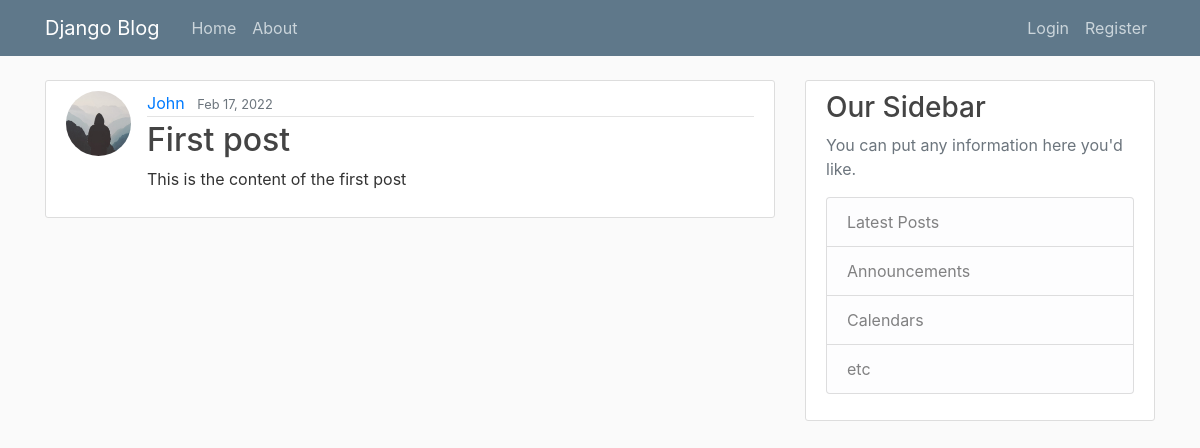
The app's page /, older data.
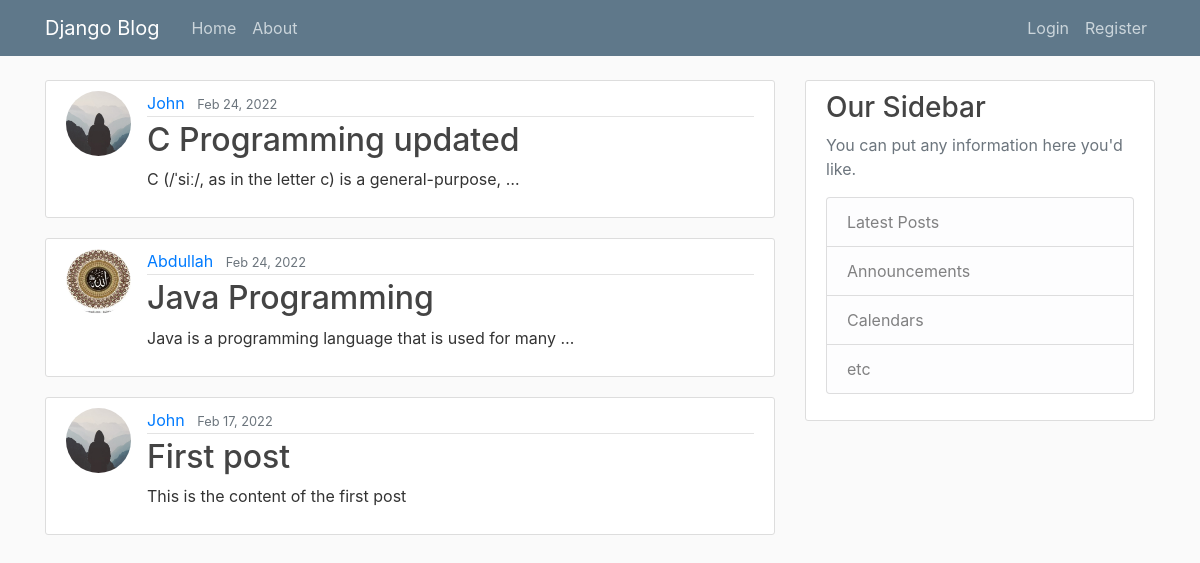
The same page, newer data.
### blog/models.py (models this page shows, shortened)
class Post(models.Model):
    title = models.CharField(max_length=100)
    content = models.TextField()
    date_posted = models.DateTimeField(default=timezone.now)
    author = models.ForeignKey(User, on_delete=models.CASCADE)
    def get_absolute_url(self):
        return reverse("blog-detail", kwargs={"pk": self.pk})

### users/models.py (models this page shows, shortened)
class Profile(models.Model):
    user = models.OneToOneField(User, on_delete=models.CASCADE)
    image = models.ImageField(default='default.jpg', upload_to='profile_pics')

### blog/views.py (the view)
# urls.py: path('', PostListView.as_view(), name='blog-home'),
class PostListView(ListView):
    model = Post
    template_name = "blog/home.html"
    context_object_name = 'posts'
    ordering = ['-date_posted']
    paginate_by = 5

### blog/templates/blog/home.html
{% extends "blog/base.html" %}
{% block content %}
{% for post in posts  %}
<article class="media content-section">
  <img class="rounded-circle article-img" src="{{ post.author.profile.image.url }}" alt="">
    <div class="media-body">
      <div class="article-metadata">
        <a class="mr-2" href="#">{{ post.author }}</a>
        <small class="text-muted">{{ post.date_posted|date:"M d, Y" }}</small>
      </div>
      <h2><a class="article-title" href="{{ post.get_absolute_url }}">{{ post.title }}</a></h2>
      <p class="article-content">{{ post.content|truncatewords:10 }}</p>
    </div>
  </article>
{% endfor %}
{% endblock content %}

### blog/templates/blog/base.html (shortened to what this page needs)
{% load static %}
<!DOCTYPE html>
<html>
<head>
    <link rel="stylesheet" href="https://maxcdn.bootstrapcdn.com/bootstrap/4.0.0/css/bootstrap.min.css">
    <link rel="stylesheet" type="text/css" href="{% static 'blog/main.css' %}">
</head>
<body>
    <header class="site-header">
      <nav class="navbar navbar-expand-md navbar-dark bg-steel fixed-top">
        <div class="container">
          <a class="navbar-brand mr-4" href="{% url 'blog-home' %}">Django Blog</a>
          <div class="collapse navbar-collapse" id="navbarToggle">
            <div class="navbar-nav mr-auto">
              <a class="nav-item nav-link" href="{% url 'blog-home' %}">Home</a>
              <a class="nav-item nav-link" href="{% url 'blog-about' %}">About</a>
            </div>
            <div class="navbar-nav">
              {% if user.is_authenticated %}
              <a class="nav-item nav-link" href="{% url 'blog-create' %}">New Post</a>
              <a class="nav-item nav-link" href="{% url 'logout' %}">Logout</a>
              <a class="nav-item nav-link" href="{% url 'profile' %}">Profile</a>
              {% else %}
              <a class="nav-item nav-link" href="{% url 'login' %}">Login</a>
              <a class="nav-item nav-link" href="{% url 'register' %}">Register</a>
              {% endif %}
            </div>
          </div>
        </div>
      </nav>
    </header>
    <main role="main" class="container">
      <div class="row">
        <div class="col-md-8">
          {% block content %}{% endblock %}
        </div>
        <div class="col-md-4">
          <div class="content-section">
            <h3>Our Sidebar</h3>
            <p class='text-muted'>You can put any information here you'd like.
              <ul class="list-group">
                <li class="list-group-item list-group-item-light">Latest Posts</li>
                <li class="list-group-item list-group-item-light">Announcements</li>
                <li class="list-group-item list-group-item-light">Calendars</li>
                <li class="list-group-item list-group-item-light">etc</li>
              </ul>
            </p>
          </div>
        </div>
      </div>
    </main>
</body>
</html>

### blog/static/blog/main.css (style rules this page uses)
body { background: #fafafa; color: #333333; margin-top: 5rem; }
h1, h2, h3, h4, h5, h6 { color: #444444; }
ul { margin: 0; }
.bg-steel { background-color: #5f788a; }
.site-header .navbar-nav .nav-link { color: #cbd5db; }
.content-section { background: #ffffff; padding: 10px 20px; border: 1px solid #dddddd; border-radius: 3px; margin-bottom: 20px; }
.article-title { color: #444444; }
.article-content { white-space: pre-line; }
.article-img { height: 65px; width: 65px; margin-right: 16px; }
.article-metadata { padding-bottom: 1px; margin-bottom: 4px; border-bottom: 1px solid #e3e3e3 }

Row changes from the older to the newer data that the page shows:
added Post: author.profile.image (placeholder picture), author "John", date_posted "Feb 24, 2022", title "C Programming updated", content "C (/ˈsiː/, as in the letter c) is a general-purpose, …"
added Post: author.profile.image (picture), author "Abdullah", date_posted "Feb 24, 2022", title "Java Programming", content "Java is a programming language that is used for many …"
